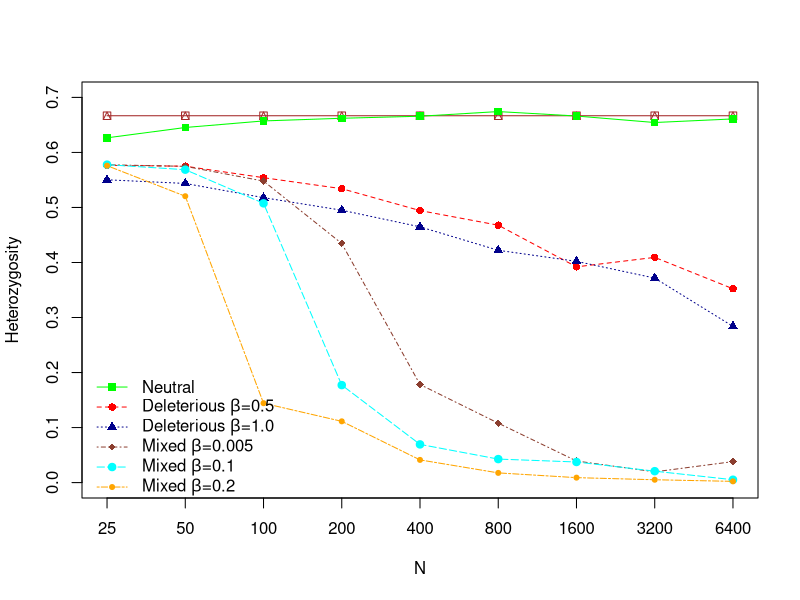

Write the R code that produced this figure. (Note: this script raises an error after producing the figure.)
#setwd("../9_9_17")

neut = read.csv("nn_neut_Nmulist_fm45_N25_6400.csv",comment.char="#")
del0_5 = read.csv("nn_del_Nmulist_fm45_N25_6400_theta0.5.csv",comment.char="#")
del1 = read.csv("nn_del_Nmulist_fm45_N25_6400_theta1.csv",comment.char="#")
mixed05 = read.csv("nn_mixed_Nmulist_fm45_prob0.01_N25_6400_theta0.5_0.005.csv",comment.char="#")
mixed1 = read.csv("nn_mixed_Nmulist_fm45_prob0.01_N25_6400_theta0.5_0.01.csv",comment.char="#")
mixed2 = read.csv("nn_mixed_Nmulist_fm45_prob0.01_N25_6400_theta0.5_0.02.csv",comment.char="#")

# neut = read.csv("nn_neut_Nmulist_fm45_N50_6400.csv",comment.char="#")
# del0_5 = read.csv("nn_del_Nmulist_fm45_N50_6400_theta0.5.csv",,comment.char="#")
# del1 = read.csv("nn_del_Nmulist_fm45_N50_6400_theta1.csv",comment.char="#")
# mixed05=read.csv("nn_mixed_Nmulist_fm45_prob0.01_N50_6400_theta0.5_0.005.csv",comment.char="#")
# mixed1=read.csv("nn_mixed_Nmulist_fm45_prob0.01_N50_6400_theta0.5_0.01.csv",comment.char="#")
# mixed2=read.csv("nn_mixed_Nmulist_fm45_prob0.01_N50_6400_theta0.5_0.02.csv",comment.char="#")
#nmu=0.5      # theta = 1.0
nmu=1.0      # theta = 2.0
#nmu=2.0      # theta = 4.0
#nmu=4.0      # theta = 8.0
if (nmu==1.0) { ymin=0.0;  ymax=0.7; legend_max = 0.21; legend_right=22 }
# settings for the other nmu values have not been determined
  
neutstats=subset(neut,N_mu==nmu,select=c(N,N_mu,expected_w_heteroz,w_heteroz,expected_richness,average_richness,IQV))
del0_5stats=subset(del0_5,N_mu==nmu,select=c(N,N_mu,expected_w_heteroz,w_heteroz,expected_richness,average_richness,IQV))
del1stats=subset(del1,N_mu==nmu,select=c(N,N_mu,expected_w_heteroz,w_heteroz,expected_richness,average_richness,IQV))
mixed05stats=subset(mixed05,N_mu==nmu,select=c(N,N_mu,expected_w_heteroz,w_heteroz,expected_richness,average_richness,IQV))
mixed1stats=subset(mixed1,N_mu==nmu,select=c(N,N_mu,expected_w_heteroz,w_heteroz,expected_richness,average_richness,IQV))
mixed2stats=subset(mixed2,N_mu==nmu,select=c(N,N_mu,expected_w_heteroz,w_heteroz,expected_richness,average_richness,IQV))

# Add column "type" to dataframes
neutstats$type = 1
del0_5stats$type=2
del1stats$type=3
mixed05stats$type=4
mixed1stats$type=5
mixed2stats$type=6
# concatenate dataframes
all_stats = rbind(neutstats, del0_5stats,del1stats,mixed05stats,mixed1stats,mixed2stats)
colors= c("green","red","darkblue","coral4","cyan","orange","brown")
pchars = c(15,16,17,18,19,20,14)
labels=c(
"Neutral",
expression(paste("Deleterious ",beta,"=0.5")),
expression(paste("Deleterious ",beta,"=1.0")),
expression(paste("Mixed ",beta,"=0.005")),
expression(paste("Mixed ",beta,"=0.1")),
expression(paste("Mixed ",beta,"=0.2")),
"Neutral expected")
linetypes = c(1,2,3,4,5,6,7)
dev.off()
i=1
plot(all_stats$N[all_stats$type==i],all_stats$expected_w_heteroz[all_stats$type==i],xaxt="n",log="x",pch=pchars[7],col=colors[7],xlab="N",ylab="Heterozygosity",ylim=c(0.0,0.7),xlim=c(25.0,6400.0))
axis(1,at=c(25,50,100,200,400,800,1600,3200,6400))
lines(all_stats$N[all_stats$type==i],all_stats$expected_w_heteroz[all_stats$type==i],col=colors[7],lty=linetypes[7])
for( i in 1:6 ){
   points(all_stats$N[all_stats$type==i],all_stats$w_heteroz[all_stats$type==i],pch=pchars[i],col=colors[i])
  lines(all_stats$N[all_stats$type==i],all_stats$w_heteroz[all_stats$type==i],col=colors[i],lty=i)
}
#title("Heterozygosity with  θ = 2")
legend(legend_right,legend_max,labels,col=colors,pch=pchars,lty=linetypes,bty="n")
dev.copy(png,'Heterozygosity_theta_2.png')    # copies what is on the screen to a file.
dev.off()
dev.copy(tiff,'Heterozygosity_theta_2.tiff')    # copies what is on the screen to a file.
dev.off()
dev.copy(pdf,'Heterozygosity_theta_2.pdf')    # copies what is on the screen to a file.
dev.off()

